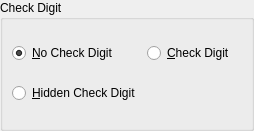
<?xml version="1.0" encoding="UTF-8"?>
<ui version="4.0">
 <class>grpCodabar</class>
 <widget class="QWidget" name="grpCodabar">
  <property name="geometry">
   <rect>
    <x>0</x>
    <y>0</y>
    <width>254</width>
    <height>131</height>
   </rect>
  </property>
  <property name="windowTitle">
   <string>Form</string>
  </property>
  <layout class="QVBoxLayout" name="vLayoutCodabar">
   <property name="contentMargins">
    <number>0</number>
   </property>
   <property name="leftMargin">
    <number>0</number>
   </property>
   <property name="topMargin">
    <number>0</number>
   </property>
   <property name="rightMargin">
    <number>0</number>
   </property>
   <property name="bottomMargin">
    <number>0</number>
   </property>
   <item>
    <widget class="QGroupBox" name="grpCodabarCheck">
     <property name="title">
      <string>Check Digit</string>
     </property>
     <property name="toolTip">
      <string>Check character options</string>
     </property>
     <layout class="QGridLayout" name="gridLayoutCodabarCheck">
      <item row="0" column="0">
       <widget class="QRadioButton" name="radCodabarStand">
        <property name="text">
         <string>&amp;No Check Digit</string>
        </property>
        <property name="checked">
         <bool>true</bool>
        </property>
        <property name="toolTip">
         <string>Do not add check character</string>
        </property>
       </widget>
      </item>
      <item row="0" column="1">
       <widget class="QRadioButton" name="radCodabarCheck">
        <property name="text">
         <string>&amp;Check Digit</string>
        </property>
        <property name="toolTip">
         <string>Add mod-16 check character</string>
        </property>
       </widget>
      </item>
      <item row="1" column="0">
       <widget class="QRadioButton" name="radCodabarCheckHide">
        <property name="text">
         <string>&amp;Hidden Check Digit</string>
        </property>
        <property name="toolTip">
         <string>Add mod-16 check character but do
not display in Human Readable Text</string>
        </property>
       </widget>
      </item>
     </layout>
    </widget>
   </item>
  </layout>
 </widget>
 <resources/>
 <connections/>
</ui>
